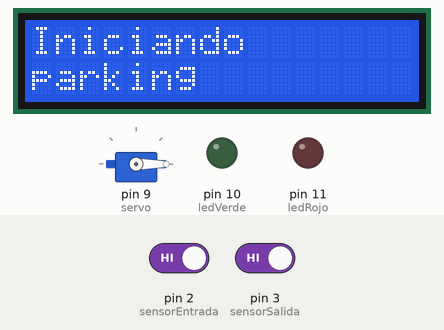
A sketch run on a simulated Arduino Uno, built with avr-gcc and run on an emulated ATmega328P. On the bench: 16×2 character LCD, servo, output pins drawn as LEDs (lit = HIGH). Inputs (shaded band) come from the test bench; at power-on: pin 2 (sensorEntrada) HIGH, pin 3 (sensorSalida) HIGH. What the sketch prints to the serial monitor is not drawn.

Above: at 0.1 s.
At 6.3 s:
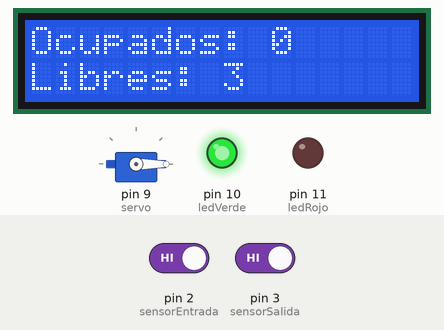
6.4 s: pin 2 (sensorEntrada) driven LOW
At 8.3 s:
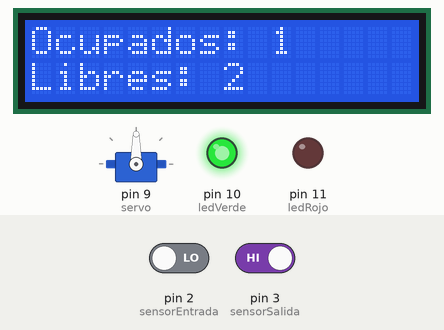
12.1 s: pin 3 (sensorSalida) driven HIGH
14.1 s: pin 2 (sensorEntrada) driven LOW
Timing chart, 0 to 20.6 s (numbered marks = the images above; inputs shaded):
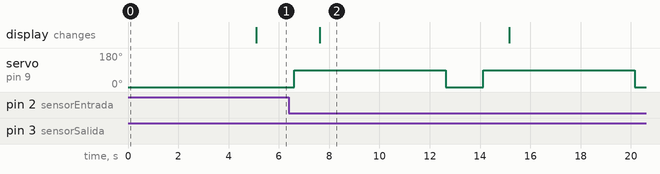

Measured:
- after the input at 6.4 s, servo on pin 9 (servo): 0° → 90° after 0.21 s; the display: changes after 1.2 s (image 2)

The sketch:

main1_2_final.ino
```cpp
#include "parking.h"

void setup() {
    inicializarParking(); // Inicializar todos los componentes
}

void loop() {
    verificarEntrada(); // Verificar si hay un vehículo en la entrada
    verificarSalida();  // Verificar si hay un vehículo en la salida
    delay(500);         // Retardo para evitar lecturas muy rápidas
}
```

parking.cpp
```cpp
#include <Wire.h>
#include <LiquidCrystal_I2C.h>
#include <Servo.h>
#include "parking.h"
#include <Wire.h>    // Incluimos la librería Wire.h que establece la comunicación con el protocolo I2C.
#include <LiquidCrystal_I2C.h>    // Incluimos la librería para usar la pantalla LCD con el módulo I2C.

LiquidCrystal_I2C lcd(0x27, 2, 1, 0, 4, 5, 6, 7, 3, POSITIVE);
Servo servo;

const int sensorEntrada = 2;
const int sensorSalida = 3;
const int ledVerde = 10;
const int ledRojo = 11;

int contadorVehiculos = 0;
const int maxVehiculos = 3; // Capacidad máxima del parking

void inicializarParking() {
    Serial.begin(9600); // Inicializar comunicación Serial
    lcd.begin(16, 2);
    lcd.backlight();
    servo.attach(9);
    servo.write(0);  // Inicializar el servomotor en la posición 0
    pinMode(sensorEntrada, INPUT);
    pinMode(sensorSalida, INPUT);
    pinMode(ledVerde, OUTPUT);
    pinMode(ledRojo, OUTPUT);

    lcd.setCursor(0,0);
    lcd.print("Iniciando");
    lcd.setCursor(0,1);
    lcd.print("parking");


    delay(5000); // Pausa para ver mensaje

    actualizarPantalla(); // Mostrar ocupación inicial en LCD
}

void verificarEntrada() {
    if (digitalRead(sensorEntrada) == LOW && contadorVehiculos < maxVehiculos) {
        contadorVehiculos++;

        Serial.print("Vehículo detectado en la entrada. Contador: ");
        Serial.println(contadorVehiculos);

        subirBarrera();
        actualizarPantalla();

        // Llama a la función para bajar la barrera después de 5 segundos
        delay(5000); // Esperar 5 segundos
        bajarBarrera();
    }
}

void verificarSalida() {
    if (digitalRead(sensorSalida) == LOW && contadorVehiculos > 0) {
        contadorVehiculos--;

        Serial.print("Vehículo detectado en la salida. Contador: ");
        Serial.println(contadorVehiculos);

        subirBarrera();
        actualizarPantalla();

        // Llama a la función para bajar la barrera después de 5 segundos
        delay(5000); // Esperar 5 segundos
        bajarBarrera();
    }
}

void actualizarPantalla() {
    lcd.clear();
    lcd.setCursor(0, 0);
    lcd.print("Ocupados: ");
    lcd.print(contadorVehiculos);
    lcd.setCursor(0, 1);
    lcd.print("Libres: ");
    lcd.print(maxVehiculos - contadorVehiculos);

    if (contadorVehiculos >= maxVehiculos) {
        digitalWrite(ledRojo, HIGH);
        digitalWrite(ledVerde, LOW);
        Serial.println("Parking lleno: LED rojo encendido, LED verde apagado.");
    } else {
        digitalWrite(ledRojo, LOW);
        digitalWrite(ledVerde, HIGH);
        Serial.println("Espacios libres: LED verde encendido, LED rojo apagado.");
    }
}

void subirBarrera() {
    Serial.println("Subiendo barrera...");
    servo.write(90);  // Ángulo para abrir la barrera
    delay(1000);      // Pausa para abrir
}

void bajarBarrera() {
    Serial.println("Bajando barrera...");
    servo.write(0);   // Ángulo para cerrar la barrera
    delay(1000);      // Pausa para cerrar
}

bool estadoBarrera() {
    return servo.read() > 0; // Retorna true si la barrera está arriba
}

int obtenerVehiculosOcupados() {
    return contadorVehiculos;
}

int obtenerEspaciosLibres() {
    return maxVehiculos - contadorVehiculos;
}
```

parking.h
```cpp
#ifndef PARKING_H
#define PARKING_H

#include <Arduino.h>

void inicializarParking();        // Inicializar componentes del parking
void verificarEntrada();          // Verificar y manejar entrada de vehículos
void verificarSalida();           // Verificar y manejar salida de vehículos
void actualizarPantalla();        // Actualizar la pantalla con ocupación
void subirBarrera();              // Subir la barrera
void bajarBarrera();              // Bajar la barrera
bool estadoBarrera();             // Consultar el estado de la barrera

int obtenerVehiculosOcupados();   // Devuelve la cantidad de vehículos ocupados
int obtenerEspaciosLibres();      // Devuelve la cantidad de espacios libres

#endif
```
